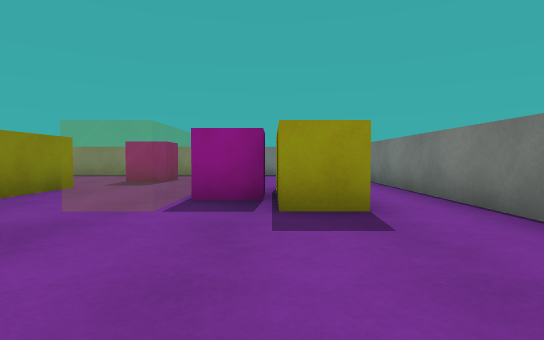
view 1 (above)

16 first-person views from a walk through a scene from a Unity 3-D project. The camera is 0.58 m above the floor, tilts 2° down and sees 80° across. The floor is counted in squares, 1 m on a side. Each view is taken from the middle of a square. On the plan, view 1 faces up. The plan holds only what a view shows up to about 9 squares ahead; the rest is blank. The player character is not drawn. Surface patterns are stand-ins for the level's own textures.

view 2
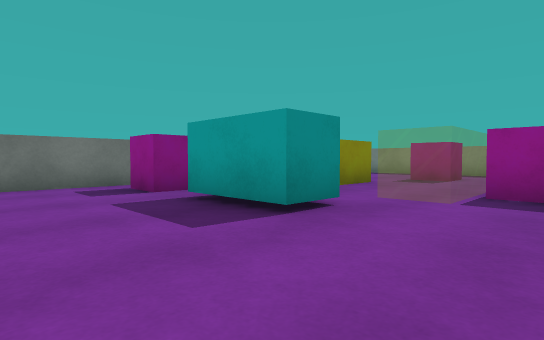

view 3
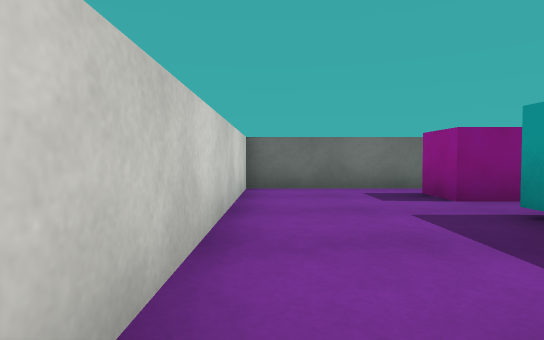

view 4
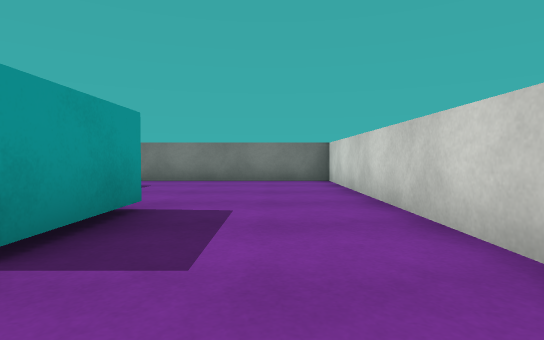

view 5
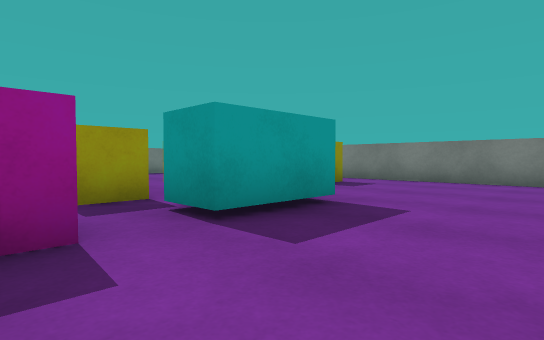

view 6
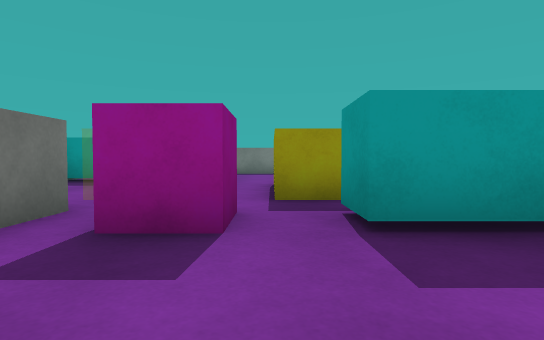

view 7
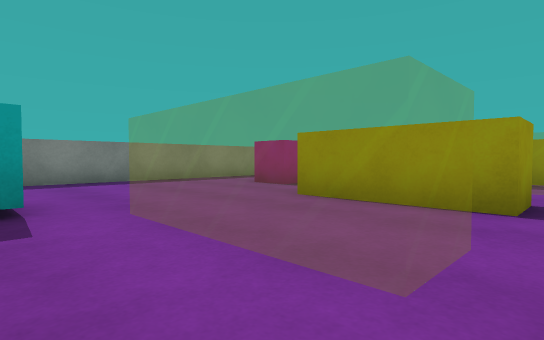

view 8
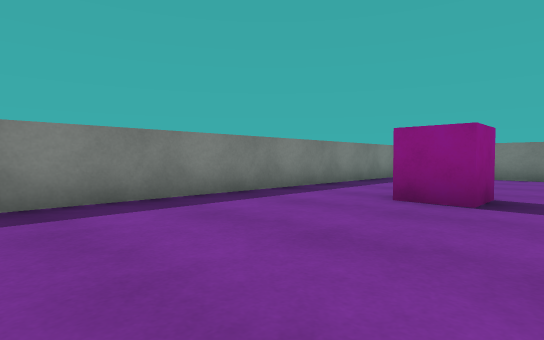

view 9
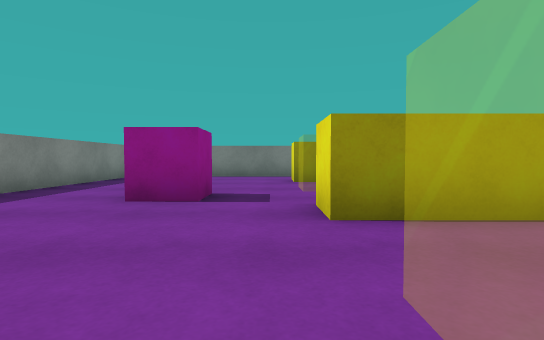

view 10
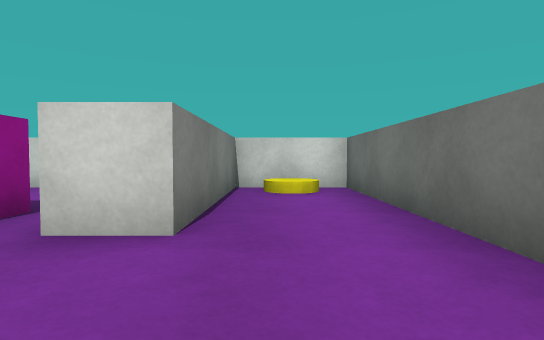

view 11
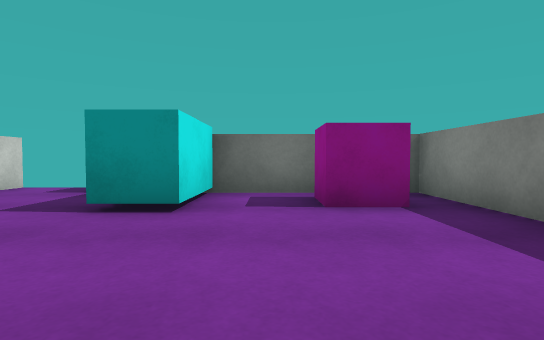

view 12
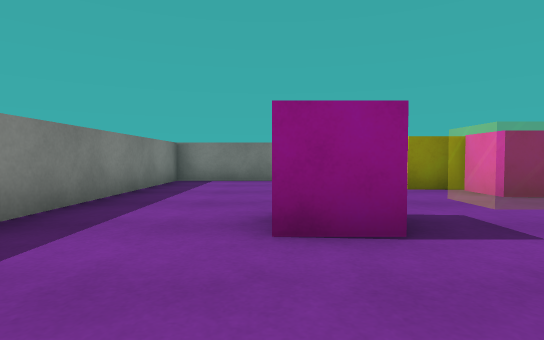

view 13
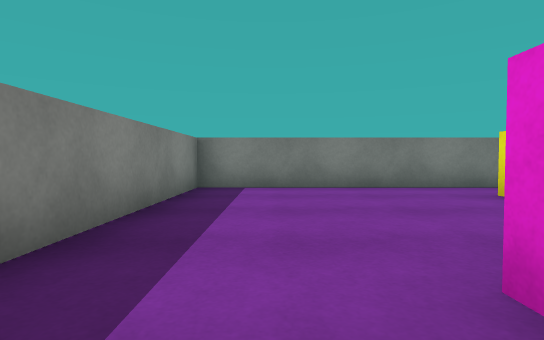

view 14
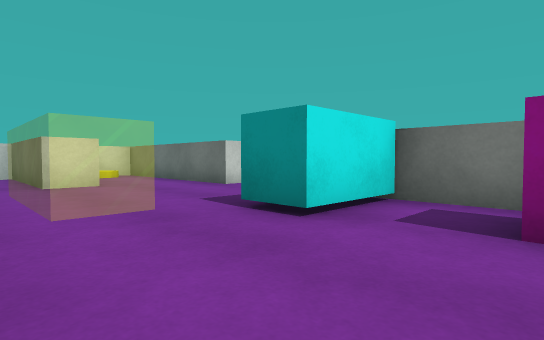

view 15
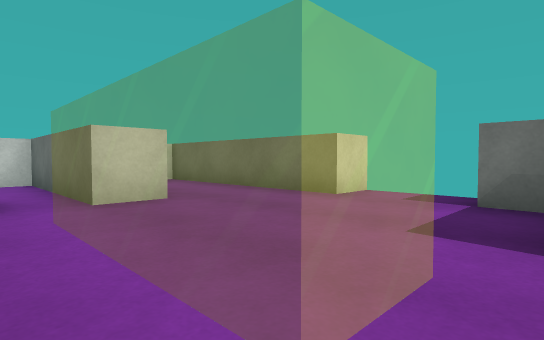

view 16
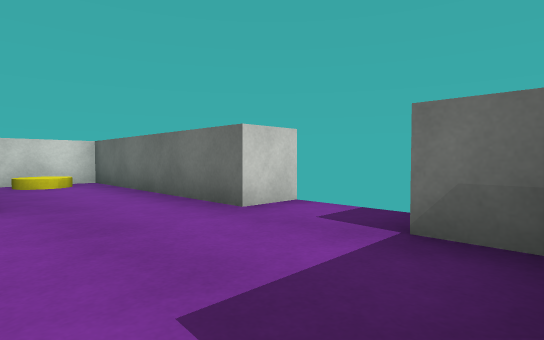

### Floor plan
Key: @ floor where view 1 was taken; # wall or solid block; . floor; = window, fence, low wall or low ledge; C pink cube; B cyan block; Y yellow cylinder.
Columns run from 12 left of view 1 to 3 right of it. Each row starts with its distance up from view 1.
 12  ###############
 11  #.............#
 10  #CC...........#
  9  #.......C.....#
  8  #BB.....C.....#
  7  #BB...........#
  6  #...=.##.=.##.#
  5  ....=.##.=C##.#
  4 ##...=.##.=.##.#
  3  #.............#
  2  #..#.C.BB.....#
  1  #..#..........#
  0  #..#.......@..#
 -1  #.Y#..........#
 -2  ###############

Positions as (right, up) in squares from view 1, and headings:
1: (0, 0), facing up
2: (0, -1), facing up-left
3: (-1, -1), facing left
4: (-6, 0), facing right
5: (-6, -1), facing up-right
6: (-5, -1), facing up
7: (-9, 3), facing up-right
8: (-8, 7), facing up-right
9: (-8, 7), facing right
10: (-9, 5), facing down
11: (-5, 9), facing left
12: (-6, 9), facing right
13: (-4, 10), facing right
14: (-6, 10), facing down-left
15: (-6, 7), facing down-left
16: (-8, 7), facing down-left
